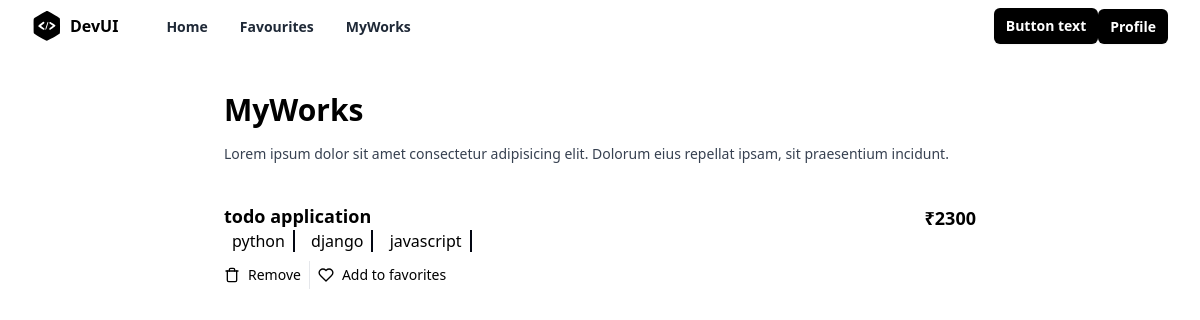
The app's page /works/all/ (signed in) with its own data.
### store/models.py (models this page shows, shortened)
class Project(models.Model):
    title=models.CharField(max_length=200)
    description=models.TextField()
    tag_objects=models.ManyToManyField(Tag)
    owner=models.ForeignKey(User,on_delete=models.CASCADE,related_name="projects")
    thumbnail=EmbedVideoField()
    price=models.PositiveIntegerField()
    files=models.FileField(upload_to="projects",null=True)
    created_date=models.DateTimeField(auto_now_add=True)
    updated_date=models.DateTimeField(auto_now=True)
    is_active=models.BooleanField(default=True)

class Tag(models.Model):
    title=models.CharField(max_length=200,unique=True)
    created_date=models.DateTimeField(auto_now_add=True)
    updated_date=models.DateTimeField(auto_now=True)
    is_active=models.BooleanField(default=True)
    def __str__(self) -> str:
        return self.title

### store/views.py (the view)
# urls.py: path("works/all/",views.MyProjectListView.as_view(),name="myworks"),
class MyProjectListView(View):
    def get(self,request,*args,**kwargs):
        qs=request.user.projects.all()
        return render(request,"store/myprojects.html",{"works":qs})

### store/templates/store/myprojects.html (shortened to what this page needs)
{%extends 'store/base.html'%}
{% load embed_video_tags %}
{%block main_block%}
<div class="mx-auto flex max-w-3xl flex-col space-y-4 p-6 px-2 sm:p-10 sm:px-2">
    <h2 class="text-3xl font-bold">MyWorks</h2>
    <p class="mt-3 text-sm font-medium text-gray-700">
      Lorem ipsum dolor sit amet consectetur adipisicing elit. Dolorum eius
      repellat ipsam, sit praesentium incidunt.
    </p>
    <ul class="flex flex-col divide-y divide-gray-200">
        {%for w in works%}
        <li class="flex flex-col py-6 sm:flex-row sm:justify-between">
            <div class="flex w-full space-x-2 sm:space-x-4">
              <div class="flex w-full flex-col justify-between pb-4">
                <div class="flex w-full justify-between space-x-2 pb-2">
                  <div class="space-y-1">
                    <h3 class="text-lg font-semibold leading-snug sm:pr-8">
                     {{w.title}}
                    </h3>
                   {%for t in  w.tag_objects.all%}
                   <span class="border-e-2 px-2 me-1 border-gray-950 ">{{t}}</span>
                   {%endfor%}
                  </div>
                  <div class="text-right">
                    <p class="text-lg font-semibold">₹{{w.price}}</p>
                  </div>
                </div>
                <div class="flex divide-x text-sm">
                  <a
                  href="{%url 'work-delete' w.id%}"
                    type="button"
                    class="flex items-center space-x-2 px-2 py-1 pl-0"
                  >
                    <span>Remove</span>
                  </a>
                  <button type="button" class="flex items-center space-x-2 px-2 py-1">
                    <span>Add to favorites</span>
                  </button>
                </div>
              </div>
            </div>
          </li>
        {%endfor%}
    </ul>
  </div>
{%endblock%}

### records on screen
Project: title "todo application", price "2300"
Tag: title "python"
Tag: title "django"
Tag: title "javascript"
